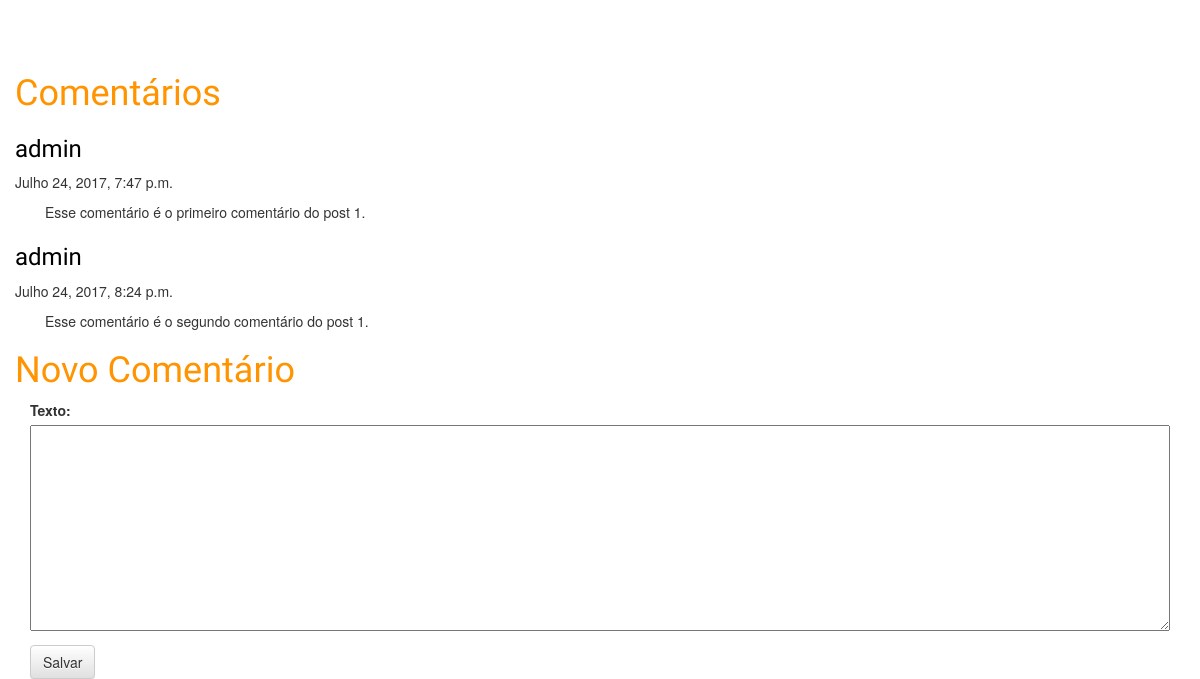
/post/1/ (lower part), run on an earlier commit of the app's database.
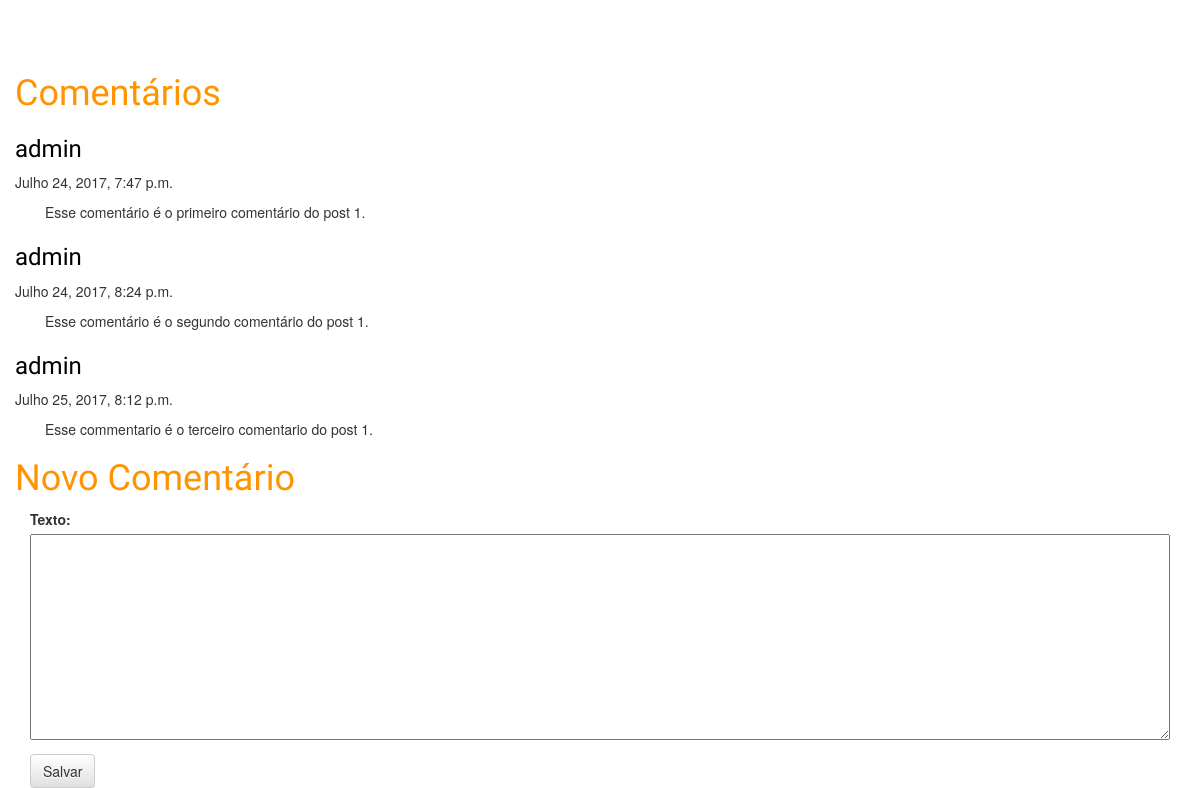
And on a later commit of the database.
### blog/models.py (models this page shows, shortened)
class Comentario(models.Model):
    autor = models.ForeignKey('auth.User')
    post = models.ForeignKey(Post)
    data = models.DateTimeField(default=timezone.now)
    texto = models.TextField()

### blog/views.py (the view)
# urls.py: url(r'^post/(?P<pk>[0-9]+)/$', views.post_detail),
def post_detail(request, pk):
    if request.method == "POST":
        form =  formComentario(request.POST)
        if form.is_valid():
            comentario = form.save(commit=False)
            comentario.autor = request.user
            comentario.data = timezone.now()
            comentario.post = Post.objects.get(id=pk)
            comentario.save()
            return redirect(post_detail, pk=pk)
    else:
        post = Post.objects.get(id=pk)
        comentarios = Comentario.objects.filter(post=post).order_by('data')
        form = formComentario()
    return render(request, 'post_detail.html', {'post': post, 'comentarios': comentarios, 'form': form})

### blog/forms.py
class formComentario(forms.ModelForm):
    class Meta:
        model = Comentario
        fields = ('texto',)

### blog/templates/post_detail.html (shortened to what this page needs)
{% load staticfiles %}
<!DOCTYPE html>
<html lang="en">
<head>
    <link rel="stylesheet" href="{% static 'css/blog.css' %}">
    <link rel="stylesheet" href="//maxcdn.bootstrapcdn.com/bootstrap/3.2.0/css/bootstrap.min.css">
    <link rel="stylesheet" href="//maxcdn.bootstrapcdn.com/bootstrap/3.2.0/css/bootstrap-theme.min.css">
</head>
<body>
<div class="content">
<div class="post">
</div>
</div>
<div class="content">
    <div>
        <h1>Comentários</h1>
        {% for comentario in comentarios %}
            <div class="comentario">
                <h3><a>{{ comentario.autor.username }}</a></h3>
                <div class="date">{{ comentario.data }}</div>
                <p>{{ comentario.texto|linebreaksbr }}</p>
            </div>
        {% endfor %}
        <h1>Novo Comentário</h1>
        <div class="content container">
            <div class="row">
                <div class="col-md-12">
                    <form method="POST" class="form-row">
                        {{ form.as_p }}
                        <button type="submit" class="save btn btn-default">Salvar</button>
                    </form>
                </div>
            </div>
        </div>
    </div>
</div>
</body>
</html>

### blog/static/css/blog.css (style rules this page uses)
.content h1,h2,h3,h4 { color: #ff9400; font-family: 'Lobster', cursive; }
.content { padding-left: 15px; padding-right: 15px; }
.post { padding-bottom: 50px; }
.date { padding-bottom: 10px; }
.comentario h3 a, .post h3 a:visited { color: #000000; font-family: 'Lobster', cursive; }
.comentario p { padding-left: 30px; }
.content textarea, input { width: 100%; }

What changed in the data, as far as the page shows it:
added Comentario: autor.username "admin", data "Julho 25, 2017, 8:12 p.m.", texto "Esse commentario é o terceiro comentario do post 1."
